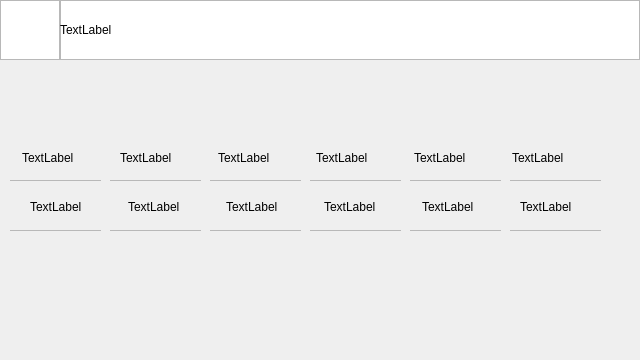
<?xml version="1.0" encoding="UTF-8"?>
<ui version="4.0">
 <class>TimeSettingWindowNew</class>
 <widget class="QDialog" name="TimeSettingWindowNew">
  <property name="enabled">
   <bool>true</bool>
  </property>
  <property name="geometry">
   <rect>
    <x>640</x>
    <y>360</y>
    <width>640</width>
    <height>360</height>
   </rect>
  </property>
  <property name="windowTitle">
   <string>Dialog</string>
  </property>
    <widget class="QGraphicsView" name="confirm_button">
   <property name="geometry">
    <rect>
     <x>0</x>
     <y>0</y>
     <width>60</width>
     <height>60</height>
    </rect>
   </property>
  </widget>
  <widget class="QGraphicsView" name="title_bg">
   <property name="geometry">
    <rect>
     <x>60</x>
     <y>0</y>
     <width>580</width>
     <height>60</height>
    </rect>
   </property>
  </widget>
    <widget class="QLabel" name="title">
   <property name="geometry">
    <rect>
     <x>60</x>
     <y>0</y>
     <width>580</width>
     <height>60</height>
    </rect>
   </property>
   <property name="text">
    <string>TextLabel</string>
   </property>
  </widget>
  <widget class="QLabel" name="year_label">
   <property name="geometry">
    <rect>
     <x>22</x>
     <y>142</y>
     <width>76</width>
     <height>32</height>
    </rect>
   </property>
   <property name="text">
    <string>TextLabel</string>
   </property>
  </widget>
  <widget class="QLabel" name="month_label">
   <property name="geometry">
    <rect>
     <x>120</x>
     <y>142</y>
     <width>76</width>
     <height>32</height>
    </rect>
   </property>
   <property name="text">
    <string>TextLabel</string>
   </property>
  </widget>
  <widget class="QLabel" name="day_label">
   <property name="geometry">
    <rect>
     <x>218</x>
     <y>142</y>
     <width>76</width>
     <height>32</height>
    </rect>
   </property>
   <property name="text">
    <string>TextLabel</string>
   </property>
  </widget>
    <widget class="QLabel" name="hour_label">
   <property name="geometry">
    <rect>
     <x>316</x>
     <y>142</y>
     <width>76</width>
     <height>32</height>
    </rect>
   </property>
   <property name="text">
    <string>TextLabel</string>
   </property>
  </widget>
  <widget class="QLabel" name="minute_label">
   <property name="geometry">
    <rect>
     <x>414</x>
     <y>142</y>
     <width>76</width>
     <height>32</height>
    </rect>
   </property>
   <property name="text">
    <string>TextLabel</string>
   </property>
  </widget>
  <widget class="QLabel" name="second_label">
   <property name="geometry">
    <rect>
     <x>512</x>
     <y>142</y>
     <width>76</width>
     <height>32</height>
    </rect>
   </property>
   <property name="text">
    <string>TextLabel</string>
   </property>
  </widget>
  <widget class="QLabel" name="year_text">
   <property name="geometry">
    <rect>
     <x>30</x>
     <y>187</y>
     <width>60</width>
     <height>40</height>
    </rect>
   </property>
   <property name="text">
    <string>TextLabel</string>
   </property>
  </widget>
  <widget class="QLabel" name="month_text">
   <property name="geometry">
    <rect>
     <x>128</x>
     <y>187</y>
     <width>60</width>
     <height>40</height>
    </rect>
   </property>
   <property name="text">
    <string>TextLabel</string>
   </property>
  </widget>
  <widget class="QLabel" name="day_text">
   <property name="geometry">
    <rect>
     <x>226</x>
     <y>187</y>
     <width>60</width>
     <height>40</height>
    </rect>
   </property>
   <property name="text">
    <string>TextLabel</string>
   </property>
  </widget>
   <widget class="QLabel" name="hour_text">
   <property name="geometry">
    <rect>
     <x>324</x>
     <y>187</y>
     <width>60</width>
     <height>40</height>
    </rect>
   </property>
   <property name="text">
    <string>TextLabel</string>
   </property>
  </widget>
  <widget class="QLabel" name="minute_text">
   <property name="geometry">
    <rect>
     <x>422</x>
     <y>187</y>
     <width>60</width>
     <height>40</height>
    </rect>
   </property>
   <property name="text">
    <string>TextLabel</string>
   </property>
  </widget>
  <widget class="QLabel" name="second_text">
   <property name="geometry">
    <rect>
     <x>520</x>
     <y>187</y>
     <width>60</width>
     <height>40</height>
    </rect>
   </property>
   <property name="text">
    <string>TextLabel</string>
   </property>
  </widget>
  <widget class="QGraphicsView" name="year_top_ind">
   <property name="geometry">
    <rect>
     <x>10</x>
     <y>180</y>
     <width>91</width>
     <height>1</height>
    </rect>
   </property>
  </widget>
  <widget class="QGraphicsView" name="year_bottom_ind">
   <property name="geometry">
    <rect>
     <x>10</x>
     <y>230</y>
     <width>91</width>
     <height>1</height>
    </rect>
   </property>
  </widget>
  <widget class="QGraphicsView" name="month_top_ind">
   <property name="geometry">
    <rect>
     <x>110</x>
     <y>180</y>
     <width>91</width>
     <height>1</height>
    </rect>
   </property>
  </widget>
  <widget class="QGraphicsView" name="month_bottom_ind">
   <property name="geometry">
    <rect>
     <x>110</x>
     <y>230</y>
     <width>91</width>
     <height>1</height>
    </rect>
   </property>
  </widget>
  <widget class="QGraphicsView" name="day_top_ind">
   <property name="geometry">
    <rect>
     <x>210</x>
     <y>180</y>
     <width>91</width>
     <height>1</height>
    </rect>
   </property>
  </widget>
  <widget class="QGraphicsView" name="day_bottom_ind">
   <property name="geometry">
    <rect>
     <x>210</x>
     <y>230</y>
     <width>91</width>
     <height>1</height>
    </rect>
   </property>
  </widget>
  <widget class="QGraphicsView" name="hour_top_ind">
   <property name="geometry">
    <rect>
     <x>310</x>
     <y>180</y>
     <width>91</width>
     <height>1</height>
    </rect>
   </property>
  </widget>
  <widget class="QGraphicsView" name="hour_bottom_ind">
   <property name="geometry">
    <rect>
     <x>310</x>
     <y>230</y>
     <width>91</width>
     <height>1</height>
    </rect>
   </property>
  </widget>
  <widget class="QGraphicsView" name="minute_top_ind">
   <property name="geometry">
    <rect>
     <x>410</x>
     <y>180</y>
     <width>91</width>
     <height>1</height>
    </rect>
   </property>
  </widget>
  <widget class="QGraphicsView" name="minute_bottom_ind">
   <property name="geometry">
    <rect>
     <x>410</x>
     <y>230</y>
     <width>91</width>
     <height>1</height>
    </rect>
   </property>
  </widget>
  <widget class="QGraphicsView" name="second_top_ind">
   <property name="geometry">
    <rect>
     <x>510</x>
     <y>180</y>
     <width>91</width>
     <height>1</height>
    </rect>
   </property>
  </widget>
  <widget class="QGraphicsView" name="second_bottom_ind">
   <property name="geometry">
    <rect>
     <x>510</x>
     <y>230</y>
     <width>91</width>
     <height>1</height>
    </rect>
   </property>
  </widget>
 </widget>
 <resources/>
 <connections/>
</ui>
